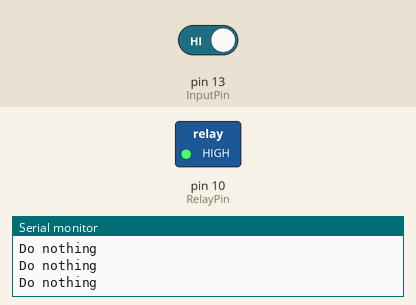
Recording of a sketch running on a simulated Arduino Uno, built with avr-gcc and run on an emulated ATmega328P. Parts: switched loads named in the sketch (green lamp = pin HIGH), the last lines printed to the serial monitor. The test bench sets the inputs (shaded band); at power-on: pin 13 (InputPin) HIGH.

Above: at 1.2 s.
1.3 s: pin 13 (InputPin) driven LOW
At 2.0 s:
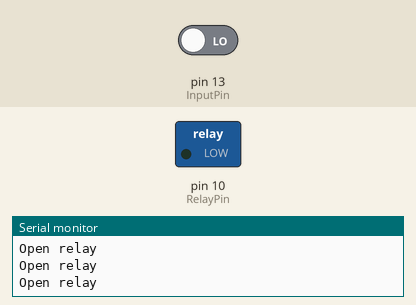
Timing chart, 0 to 4.3 s (numbered marks = the images above; inputs shaded):
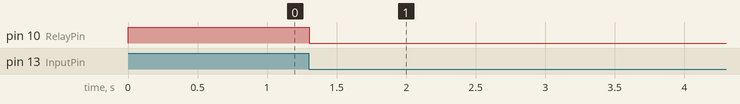

The sketch:

fireplace.ino
```cpp
const int RelayPin = 10;
const int InputPin = 13;

long Timestamp = 0;
bool Open = false;

long Duration = long(1000) * 60;

void setup() {
  pinMode(RelayPin, OUTPUT);
  pinMode(InputPin, INPUT);
  digitalWrite(RelayPin, HIGH);
  Serial.begin(9600);
}

void loop() {
  delay(100);
  int a = digitalRead(InputPin);

  if (a == LOW) {
    Open = true;
    Timestamp = millis();
    Serial.println("Open relay");
    digitalWrite(RelayPin, LOW);
  } else if (Open && millis() - Timestamp > Duration) {
    Serial.println("Close relay");
    digitalWrite(RelayPin, HIGH);
    Open = false;
  } else {
    Serial.println("Do nothing");
  }
}
```

Measured:
- after the input at 1.3 s, pin 10 (RelayPin): HIGH → LOW at once
